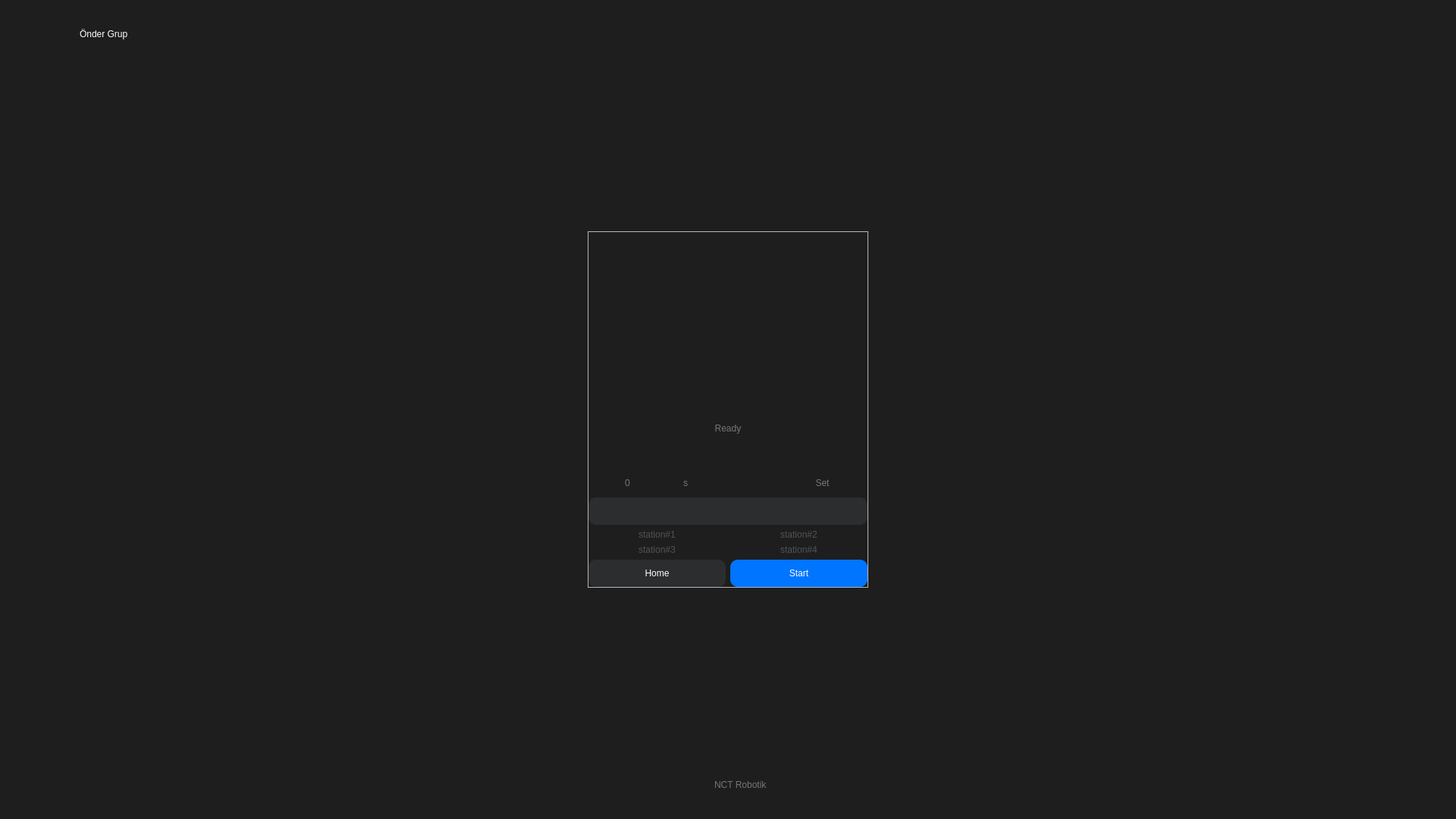
<?xml version="1.0" encoding="UTF-8"?>
<ui version="4.0">
 <class>MainWindow</class>
 <widget class="QMainWindow" name="MainWindow">
  <property name="geometry">
   <rect>
    <x>0</x>
    <y>0</y>
    <width>1920</width>
    <height>1080</height>
   </rect>
  </property>
  <property name="windowTitle">
   <string>MainWindow</string>
  </property>
  <property name="styleSheet">
   <string notr="true">QLabel{
color: #72777a;
font: 12pt &quot;Wix Madefor Display&quot;;
}
QComboBox, QSpinBox{
background-color: transparent;
color: #72777a;
border: 0px;
selection-background-color: #2b2d2e;
font: 12pt &quot;Wix Madefor Display&quot;;
}
QPushButton{
color: white;
font: 12pt &quot;Wix Madefor Display&quot;;
border: 0px;
}
QWidget#centralwidget{
background-color: #1e1e1e;
}
QFrame#home_frame, #settings_frame, #mapping_frame{
border-radius: 20px;
}
QFrame#planner_frame{
border-radius: 10px;
background-color: #2b2d2e;
}
QPushButton#save_btn, #start_planner, #save_map{
border: 1px;
border-radius: 10px;
background-color: #0075ff;
}
QPushButton#save_btn:hover, #start_planner:hover, #save_map:hover{
background-color: #005dcc;
}
QPushButton#go_home,#reset_btn, #set_initial{
background-color: #2b2d2e;
boder: 1px;
border-radius: 10px;
}
QPushButton#go_home:hover,#reset_btn:hover, #set_initial:hover{
background-color: #4e5254;
}
QPushButton#new_map{
color: #1fdf64;
}
QPushButton#new_map:hover{
color: #27ff76;
}
QPushButton#load_map, #set_timer{
color: #72777a;
}
QPushButton#load_map:hover, #set_timer:hover{
color:#959ca0;
}
QPushButton#station_1, #station_2, #station_3, #station_4, #station_01, #station_02, #station_03, #station_04{
color: #4e5254
}
QPushButton#station_1:hover, #station_2:hover, #station_3:hover, #station_4:hover, #station_01:hover, #station_02:hover, #station_03:hover, #station_04:hover{
color: #71777a;
}
QPushButton#close_settings, #close_mapping{
color: #4e5254;
font: 20pt &quot;Wix Madefor Display&quot;;
}
QPushButton#close_settings:hover, #close_mapping:hover{
color: #71777a;
}</string>
  </property>
  <widget class="QWidget" name="centralwidget">
   <layout class="QVBoxLayout" name="verticalLayout">
    <property name="leftMargin">
     <number>50</number>
    </property>
    <property name="topMargin">
     <number>20</number>
    </property>
    <property name="rightMargin">
     <number>50</number>
    </property>
    <property name="bottomMargin">
     <number>20</number>
    </property>
    <item>
     <widget class="QFrame" name="top_frame">
      <property name="minimumSize">
       <size>
        <width>0</width>
        <height>50</height>
       </size>
      </property>
      <property name="maximumSize">
       <size>
        <width>16777215</width>
        <height>50</height>
       </size>
      </property>
      <property name="frameShape">
       <enum>QFrame::NoFrame</enum>
      </property>
      <property name="frameShadow">
       <enum>QFrame::Raised</enum>
      </property>
      <layout class="QHBoxLayout" name="horizontalLayout">
       <property name="leftMargin">
        <number>0</number>
       </property>
       <property name="topMargin">
        <number>0</number>
       </property>
       <property name="rightMargin">
        <number>0</number>
       </property>
       <property name="bottomMargin">
        <number>0</number>
       </property>
       <item alignment="Qt::AlignLeft">
        <widget class="QFrame" name="frame">
         <property name="frameShape">
          <enum>QFrame::NoFrame</enum>
         </property>
         <property name="frameShadow">
          <enum>QFrame::Raised</enum>
         </property>
         <layout class="QHBoxLayout" name="horizontalLayout_2">
          <item>
           <widget class="QPushButton" name="logo_btn">
            <property name="minimumSize">
             <size>
              <width>40</width>
              <height>40</height>
             </size>
            </property>
            <property name="styleSheet">
             <string notr="true">image: url(:/images/resources/onder.png);
border: 0px;</string>
            </property>
            <property name="text">
             <string/>
            </property>
           </widget>
          </item>
          <item>
           <widget class="QLabel" name="label">
            <property name="styleSheet">
             <string notr="true">QLabel{
color: white;
font: 20pt &quot;Wix Madefor Display&quot;;
}</string>
            </property>
            <property name="text">
             <string>Önder Grup</string>
            </property>
           </widget>
          </item>
         </layout>
        </widget>
       </item>
       <item alignment="Qt::AlignRight">
        <widget class="QFrame" name="frame_2">
         <property name="frameShape">
          <enum>QFrame::NoFrame</enum>
         </property>
         <property name="frameShadow">
          <enum>QFrame::Raised</enum>
         </property>
         <layout class="QHBoxLayout" name="horizontalLayout_3">
          <item>
           <widget class="QPushButton" name="settings_btn">
            <property name="minimumSize">
             <size>
              <width>0</width>
              <height>36</height>
             </size>
            </property>
            <property name="styleSheet">
             <string notr="true">image: url(:/images/resources/settings.png);</string>
            </property>
            <property name="text">
             <string/>
            </property>
           </widget>
          </item>
         </layout>
        </widget>
       </item>
      </layout>
     </widget>
    </item>
    <item>
     <widget class="QFrame" name="central_frame">
      <property name="frameShape">
       <enum>QFrame::NoFrame</enum>
      </property>
      <property name="frameShadow">
       <enum>QFrame::Raised</enum>
      </property>
      <layout class="QVBoxLayout" name="verticalLayout_2">
       <property name="spacing">
        <number>0</number>
       </property>
       <property name="leftMargin">
        <number>0</number>
       </property>
       <property name="topMargin">
        <number>0</number>
       </property>
       <property name="rightMargin">
        <number>0</number>
       </property>
       <property name="bottomMargin">
        <number>0</number>
       </property>
       <item>
        <widget class="QStackedWidget" name="stackedWidget">
         <property name="currentIndex">
          <number>0</number>
         </property>
         <widget class="QWidget" name="home_page">
          <layout class="QVBoxLayout" name="verticalLayout_11">
           <item alignment="Qt::AlignHCenter|Qt::AlignVCenter">
            <widget class="QFrame" name="home_frame">
             <property name="minimumSize">
              <size>
               <width>400</width>
               <height>500</height>
              </size>
             </property>
             <property name="frameShape">
              <enum>QFrame::StyledPanel</enum>
             </property>
             <property name="frameShadow">
              <enum>QFrame::Raised</enum>
             </property>
             <layout class="QVBoxLayout" name="verticalLayout_12">
              <property name="leftMargin">
               <number>15</number>
              </property>
              <property name="topMargin">
               <number>15</number>
              </property>
              <property name="rightMargin">
               <number>15</number>
              </property>
              <property name="bottomMargin">
               <number>15</number>
              </property>
              <item>
               <widget class="QFrame" name="frame_9">
                <property name="frameShape">
                 <enum>QFrame::StyledPanel</enum>
                </property>
                <property name="frameShadow">
                 <enum>QFrame::Raised</enum>
                </property>
                <layout class="QVBoxLayout" name="verticalLayout_10">
                 <property name="leftMargin">
                  <number>0</number>
                 </property>
                 <property name="topMargin">
                  <number>0</number>
                 </property>
                 <property name="rightMargin">
                  <number>0</number>
                 </property>
                 <property name="bottomMargin">
                  <number>0</number>
                 </property>
                 <item>
                  <widget class="QLabel" name="home_png">
                   <property name="minimumSize">
                    <size>
                     <width>0</width>
                     <height>200</height>
                    </size>
                   </property>
                   <property name="styleSheet">
                    <string notr="true">image: url(:/images/resources/lift.png);</string>
                   </property>
                   <property name="text">
                    <string/>
                   </property>
                  </widget>
                 </item>
                 <item>
                  <widget class="QLabel" name="label_10">
                   <property name="text">
                    <string>Ready</string>
                   </property>
                   <property name="alignment">
                    <set>Qt::AlignCenter</set>
                   </property>
                  </widget>
                 </item>
                 <item>
                  <layout class="QHBoxLayout" name="horizontalLayout_7">
                   <item>
                    <widget class="QSpinBox" name="spin_time">
                     <property name="minimumSize">
                      <size>
                       <width>0</width>
                       <height>26</height>
                      </size>
                     </property>
                     <property name="alignment">
                      <set>Qt::AlignCenter</set>
                     </property>
                     <property name="maximum">
                      <number>999</number>
                     </property>
                    </widget>
                   </item>
                   <item>
                    <widget class="QLabel" name="label_11">
                     <property name="text">
                      <string>s</string>
                     </property>
                    </widget>
                   </item>
                   <item>
                    <widget class="QPushButton" name="set_timer">
                     <property name="text">
                      <string>Set</string>
                     </property>
                    </widget>
                   </item>
                  </layout>
                 </item>
                 <item>
                  <widget class="QFrame" name="planner_frame">
                   <property name="maximumSize">
                    <size>
                     <width>16777215</width>
                     <height>36</height>
                    </size>
                   </property>
                   <property name="frameShape">
                    <enum>QFrame::NoFrame</enum>
                   </property>
                   <property name="frameShadow">
                    <enum>QFrame::Raised</enum>
                   </property>
                   <layout class="QHBoxLayout" name="horizontalLayout_9">
                    <property name="leftMargin">
                     <number>10</number>
                    </property>
                    <property name="topMargin">
                     <number>0</number>
                    </property>
                    <property name="rightMargin">
                     <number>10</number>
                    </property>
                    <property name="bottomMargin">
                     <number>0</number>
                    </property>
                    <item>
                     <widget class="QLabel" name="planner_label">
                      <property name="styleSheet">
                       <string notr="true">color:white;</string>
                      </property>
                      <property name="text">
                       <string/>
                      </property>
                     </widget>
                    </item>
                    <item alignment="Qt::AlignRight">
                     <widget class="QPushButton" name="backspace_btn">
                      <property name="maximumSize">
                       <size>
                        <width>25</width>
                        <height>16777215</height>
                       </size>
                      </property>
                      <property name="styleSheet">
                       <string notr="true">image: url(:/images/resources/backspace.png);</string>
                      </property>
                      <property name="text">
                       <string/>
                      </property>
                     </widget>
                    </item>
                   </layout>
                  </widget>
                 </item>
                 <item>
                  <layout class="QGridLayout" name="home_gridlayout">
                   <item row="0" column="0">
                    <widget class="QPushButton" name="station_1">
                     <property name="text">
                      <string>station#1</string>
                     </property>
                    </widget>
                   </item>
                   <item row="0" column="1">
                    <widget class="QPushButton" name="station_2">
                     <property name="text">
                      <string>station#2</string>
                     </property>
                    </widget>
                   </item>
                   <item row="1" column="0">
                    <widget class="QPushButton" name="station_3">
                     <property name="text">
                      <string>station#3</string>
                     </property>
                    </widget>
                   </item>
                   <item row="1" column="1">
                    <widget class="QPushButton" name="station_4">
                     <property name="text">
                      <string>station#4</string>
                     </property>
                    </widget>
                   </item>
                  </layout>
                 </item>
                 <item>
                  <layout class="QHBoxLayout" name="horizontalLayout_8">
                   <item>
                    <widget class="QPushButton" name="go_home">
                     <property name="minimumSize">
                      <size>
                       <width>0</width>
                       <height>36</height>
                      </size>
                     </property>
                     <property name="text">
                      <string>Home</string>
                     </property>
                    </widget>
                   </item>
                   <item>
                    <widget class="QPushButton" name="start_planner">
                     <property name="minimumSize">
                      <size>
                       <width>0</width>
                       <height>36</height>
                      </size>
                     </property>
                     <property name="text">
                      <string>Start</string>
                     </property>
                    </widget>
                   </item>
                  </layout>
                 </item>
                </layout>
               </widget>
              </item>
             </layout>
            </widget>
           </item>
          </layout>
         </widget>
         <widget class="QWidget" name="setting_page">
          <layout class="QVBoxLayout" name="verticalLayout_4">
           <item alignment="Qt::AlignHCenter|Qt::AlignVCenter">
            <widget class="QFrame" name="settings_frame">
             <property name="minimumSize">
              <size>
               <width>400</width>
               <height>500</height>
              </size>
             </property>
             <property name="frameShape">
              <enum>QFrame::StyledPanel</enum>
             </property>
             <property name="frameShadow">
              <enum>QFrame::Raised</enum>
             </property>
             <layout class="QVBoxLayout" name="verticalLayout_5">
              <property name="leftMargin">
               <number>15</number>
              </property>
              <property name="topMargin">
               <number>15</number>
              </property>
              <property name="rightMargin">
               <number>15</number>
              </property>
              <property name="bottomMargin">
               <number>15</number>
              </property>
              <item>
               <widget class="QFrame" name="frame_3">
                <property name="minimumSize">
                 <size>
                  <width>0</width>
                  <height>0</height>
                 </size>
                </property>
                <property name="frameShape">
                 <enum>QFrame::NoFrame</enum>
                </property>
                <property name="frameShadow">
                 <enum>QFrame::Raised</enum>
                </property>
                <layout class="QVBoxLayout" name="verticalLayout_3">
                 <property name="leftMargin">
                  <number>0</number>
                 </property>
                 <property name="topMargin">
                  <number>0</number>
                 </property>
                 <property name="rightMargin">
                  <number>0</number>
                 </property>
                 <property name="bottomMargin">
                  <number>0</number>
                 </property>
                 <item alignment="Qt::AlignRight">
                  <widget class="QPushButton" name="close_settings">
                   <property name="text">
                    <string>x</string>
                   </property>
                  </widget>
                 </item>
                 <item>
                  <widget class="QLabel" name="settings_png">
                   <property name="minimumSize">
                    <size>
                     <width>0</width>
                     <height>200</height>
                    </size>
                   </property>
                   <property name="styleSheet">
                    <string notr="true">image: url(:/images/resources/setting.png);</string>
                   </property>
                   <property name="text">
                    <string/>
                   </property>
                  </widget>
                 </item>
                 <item>
                  <widget class="QLabel" name="settings_info">
                   <property name="text">
                    <string>info</string>
                   </property>
                   <property name="alignment">
                    <set>Qt::AlignCenter</set>
                   </property>
                  </widget>
                 </item>
                 <item>
                  <layout class="QHBoxLayout" name="horizontalLayout_5">
                   <item>
                    <widget class="QComboBox" name="maps_line">
                     <property name="minimumSize">
                      <size>
                       <width>0</width>
                       <height>26</height>
                      </size>
                     </property>
                     <property name="styleSheet">
                      <string notr="true">background-color: transparent;
color: #72777a;</string>
                     </property>
                    </widget>
                   </item>
                   <item>
                    <widget class="QPushButton" name="load_map">
                     <property name="minimumSize">
                      <size>
                       <width>0</width>
                       <height>36</height>
                      </size>
                     </property>
                     <property name="styleSheet">
                      <string notr="true"/>
                     </property>
                     <property name="text">
                      <string>Load map</string>
                     </property>
                    </widget>
                   </item>
                   <item>
                    <widget class="QPushButton" name="new_map">
                     <property name="minimumSize">
                      <size>
                       <width>0</width>
                       <height>36</height>
                      </size>
                     </property>
                     <property name="text">
                      <string>+New map</string>
                     </property>
                    </widget>
                   </item>
                  </layout>
                 </item>
                 <item>
                  <layout class="QGridLayout" name="settings_gridlayout">
                   <item row="0" column="0">
                    <widget class="QPushButton" name="station_01">
                     <property name="text">
                      <string>station#1</string>
                     </property>
                    </widget>
                   </item>
                   <item row="0" column="1">
                    <widget class="QPushButton" name="station_02">
                     <property name="text">
                      <string>station#2</string>
                     </property>
                    </widget>
                   </item>
                   <item row="0" column="2">
                    <widget class="QPushButton" name="save_btn">
                     <property name="minimumSize">
                      <size>
                       <width>0</width>
                       <height>36</height>
                      </size>
                     </property>
                     <property name="text">
                      <string>Save</string>
                     </property>
                    </widget>
                   </item>
                   <item row="1" column="0">
                    <widget class="QPushButton" name="station_03">
                     <property name="text">
                      <string>station#3</string>
                     </property>
                    </widget>
                   </item>
                   <item row="1" column="1">
                    <widget class="QPushButton" name="station_04">
                     <property name="text">
                      <string>station#4</string>
                     </property>
                    </widget>
                   </item>
                   <item row="1" column="2">
                    <widget class="QPushButton" name="reset_btn">
                     <property name="minimumSize">
                      <size>
                       <width>0</width>
                       <height>36</height>
                      </size>
                     </property>
                     <property name="text">
                      <string>Reset</string>
                     </property>
                    </widget>
                   </item>
                  </layout>
                 </item>
                </layout>
               </widget>
              </item>
             </layout>
            </widget>
           </item>
          </layout>
         </widget>
         <widget class="QWidget" name="mapping_page">
          <layout class="QVBoxLayout" name="verticalLayout_8">
           <item alignment="Qt::AlignHCenter|Qt::AlignVCenter">
            <widget class="QFrame" name="mapping_frame">
             <property name="minimumSize">
              <size>
               <width>400</width>
               <height>500</height>
              </size>
             </property>
             <property name="frameShape">
              <enum>QFrame::StyledPanel</enum>
             </property>
             <property name="frameShadow">
              <enum>QFrame::Raised</enum>
             </property>
             <layout class="QVBoxLayout" name="verticalLayout_9">
              <property name="leftMargin">
               <number>15</number>
              </property>
              <property name="topMargin">
               <number>15</number>
              </property>
              <property name="rightMargin">
               <number>15</number>
              </property>
              <property name="bottomMargin">
               <number>15</number>
              </property>
              <item>
               <widget class="QFrame" name="frame_5">
                <property name="frameShape">
                 <enum>QFrame::StyledPanel</enum>
                </property>
                <property name="frameShadow">
                 <enum>QFrame::Raised</enum>
                </property>
                <layout class="QVBoxLayout" name="verticalLayout_7">
                 <property name="leftMargin">
                  <number>0</number>
                 </property>
                 <property name="topMargin">
                  <number>0</number>
                 </property>
                 <property name="rightMargin">
                  <number>0</number>
                 </property>
                 <property name="bottomMargin">
                  <number>0</number>
                 </property>
                 <item alignment="Qt::AlignRight">
                  <widget class="QPushButton" name="close_mapping">
                   <property name="text">
                    <string>x</string>
                   </property>
                  </widget>
                 </item>
                 <item>
                  <widget class="QLabel" name="mapping_gif">
                   <property name="minimumSize">
                    <size>
                     <width>0</width>
                     <height>200</height>
                    </size>
                   </property>
                   <property name="text">
                    <string/>
                   </property>
                  </widget>
                 </item>
                 <item>
                  <widget class="QLabel" name="mapping_info">
                   <property name="text">
                    <string>gif status</string>
                   </property>
                   <property name="alignment">
                    <set>Qt::AlignCenter</set>
                   </property>
                  </widget>
                 </item>
                 <item alignment="Qt::AlignHCenter">
                  <widget class="QPushButton" name="start_map">
                   <property name="minimumSize">
                    <size>
                     <width>36</width>
                     <height>36</height>
                    </size>
                   </property>
                   <property name="maximumSize">
                    <size>
                     <width>36</width>
                     <height>36</height>
                    </size>
                   </property>
                   <property name="styleSheet">
                    <string notr="true">image: url(:/images/resources/record.png);
background-color: #2b2d2e;
border-radius: 18px;</string>
                   </property>
                   <property name="text">
                    <string/>
                   </property>
                  </widget>
                 </item>
                 <item>
                  <widget class="QFrame" name="save_frame">
                   <property name="maximumSize">
                    <size>
                     <width>16777215</width>
                     <height>0</height>
                    </size>
                   </property>
                   <property name="frameShape">
                    <enum>QFrame::NoFrame</enum>
                   </property>
                   <property name="frameShadow">
                    <enum>QFrame::Raised</enum>
                   </property>
                   <layout class="QVBoxLayout" name="verticalLayout_6">
                    <item>
                     <layout class="QHBoxLayout" name="horizontalLayout_6">
                      <property name="spacing">
                       <number>20</number>
                      </property>
                      <item>
                       <widget class="QLabel" name="label_5">
                        <property name="text">
                         <string>Name:</string>
                        </property>
                       </widget>
                      </item>
                      <item>
                       <widget class="QLineEdit" name="lineEdit">
                        <property name="styleSheet">
                         <string notr="true">QLineEdit{
background-color: transparent;
border: 0px;
font: 12pt &quot;Wix Madefor Display&quot;;
color: white;
	selection-background-color: #2b2d2e;
}</string>
                        </property>
                       </widget>
                      </item>
                     </layout>
                    </item>
                    <item>
                     <widget class="QPushButton" name="save_map">
                      <property name="minimumSize">
                       <size>
                        <width>0</width>
                        <height>36</height>
                       </size>
                      </property>
                      <property name="text">
                       <string>Save</string>
                      </property>
                     </widget>
                    </item>
                    <item>
                     <widget class="QPushButton" name="set_initial">
                      <property name="minimumSize">
                       <size>
                        <width>0</width>
                        <height>36</height>
                       </size>
                      </property>
                      <property name="text">
                       <string>Set initial</string>
                      </property>
                     </widget>
                    </item>
                   </layout>
                  </widget>
                 </item>
                </layout>
               </widget>
              </item>
             </layout>
            </widget>
           </item>
          </layout>
         </widget>
         <widget class="QWidget" name="rviz_page">
          <layout class="QHBoxLayout" name="horizontalLayout_10">
           <property name="spacing">
            <number>0</number>
           </property>
           <property name="leftMargin">
            <number>0</number>
           </property>
           <property name="topMargin">
            <number>0</number>
           </property>
           <property name="rightMargin">
            <number>0</number>
           </property>
           <property name="bottomMargin">
            <number>0</number>
           </property>
           <item>
            <widget class="QFrame" name="frame_6">
             <property name="maximumSize">
              <size>
               <width>150</width>
               <height>16777215</height>
              </size>
             </property>
             <property name="frameShape">
              <enum>QFrame::NoFrame</enum>
             </property>
             <property name="frameShadow">
              <enum>QFrame::Raised</enum>
             </property>
            </widget>
           </item>
           <item>
            <widget class="QFrame" name="frame_4">
             <property name="frameShape">
              <enum>QFrame::NoFrame</enum>
             </property>
             <property name="frameShadow">
              <enum>QFrame::Raised</enum>
             </property>
             <layout class="QVBoxLayout" name="verticalLayout_13">
              <property name="spacing">
               <number>15</number>
              </property>
              <property name="leftMargin">
               <number>0</number>
              </property>
              <property name="topMargin">
               <number>0</number>
              </property>
              <property name="rightMargin">
               <number>0</number>
              </property>
              <property name="bottomMargin">
               <number>0</number>
              </property>
              <item>
               <widget class="QFrame" name="rviz_frame">
                <property name="frameShape">
                 <enum>QFrame::NoFrame</enum>
                </property>
                <property name="frameShadow">
                 <enum>QFrame::Raised</enum>
                </property>
                <layout class="QGridLayout" name="gridLayout"/>
               </widget>
              </item>
              <item alignment="Qt::AlignBottom">
               <widget class="QFrame" name="frame_8">
                <property name="frameShape">
                 <enum>QFrame::StyledPanel</enum>
                </property>
                <property name="frameShadow">
                 <enum>QFrame::Raised</enum>
                </property>
                <layout class="QVBoxLayout" name="verticalLayout_14">
                 <item alignment="Qt::AlignHCenter">
                  <widget class="QPushButton" name="start_map_2">
                   <property name="minimumSize">
                    <size>
                     <width>36</width>
                     <height>36</height>
                    </size>
                   </property>
                   <property name="maximumSize">
                    <size>
                     <width>36</width>
                     <height>36</height>
                    </size>
                   </property>
                   <property name="styleSheet">
                    <string notr="true">image: url(:/images/resources/record.png);
background-color: #2b2d2e;
border-radius: 18px;</string>
                   </property>
                   <property name="text">
                    <string/>
                   </property>
                  </widget>
                 </item>
                </layout>
               </widget>
              </item>
             </layout>
            </widget>
           </item>
          </layout>
         </widget>
        </widget>
       </item>
      </layout>
     </widget>
    </item>
    <item alignment="Qt::AlignHCenter">
     <widget class="QFrame" name="bottom_frame">
      <property name="minimumSize">
       <size>
        <width>0</width>
        <height>50</height>
       </size>
      </property>
      <property name="maximumSize">
       <size>
        <width>16777215</width>
        <height>50</height>
       </size>
      </property>
      <property name="frameShape">
       <enum>QFrame::NoFrame</enum>
      </property>
      <property name="frameShadow">
       <enum>QFrame::Raised</enum>
      </property>
      <layout class="QHBoxLayout" name="horizontalLayout_4">
       <property name="leftMargin">
        <number>0</number>
       </property>
       <property name="topMargin">
        <number>0</number>
       </property>
       <property name="rightMargin">
        <number>0</number>
       </property>
       <property name="bottomMargin">
        <number>0</number>
       </property>
       <item>
        <widget class="QLabel" name="label_2">
         <property name="minimumSize">
          <size>
           <width>28</width>
           <height>28</height>
          </size>
         </property>
         <property name="styleSheet">
          <string notr="true">image: url(:/images/resources/icon.png);</string>
         </property>
         <property name="text">
          <string/>
         </property>
        </widget>
       </item>
       <item>
        <widget class="QLabel" name="label_3">
         <property name="styleSheet">
          <string notr="true">QLabel{
font: 12pt &quot;Wix Madefor Display&quot;;
}</string>
         </property>
         <property name="text">
          <string>NCT Robotik</string>
         </property>
        </widget>
       </item>
      </layout>
     </widget>
    </item>
   </layout>
  </widget>
 </widget>
 <resources>
  <include location="resource.qrc"/>
 </resources>
 <connections/>
</ui>
